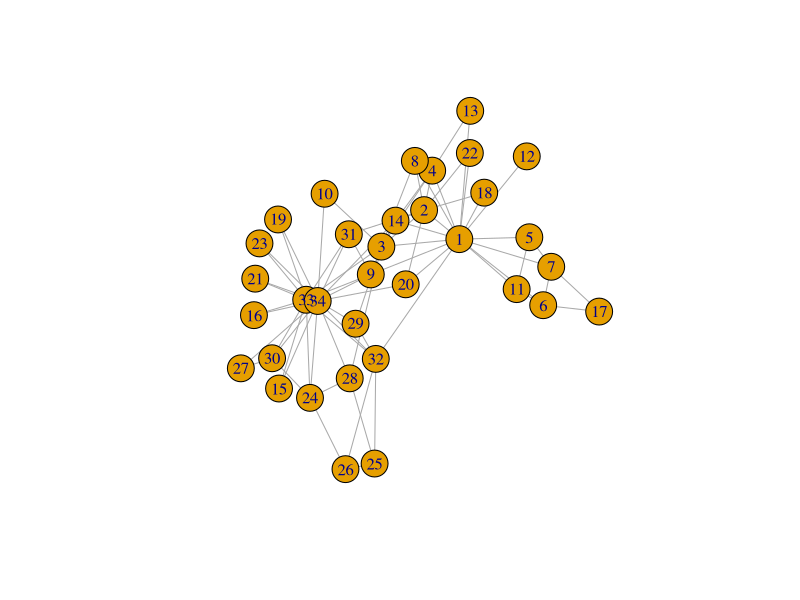

Generate this figure with R:
## ---- chunk 1
library(igraph)

z <- make_graph("Zachary")

z
## ---- chunk 2
plot(z)
## ---- chunk 3
is_directed(z)
## ---- chunk 4
ecount(z)
## ---- chunk 5
vcount(z)
## ---- chunk 6
edge_density(z)
## ---- chunk 7
count_components(z)
## ---- chunk 8
diameter(z)
## ---- chunk 9
mean_distance(z)
## ---- chunk 10
transitivity(z, type="average")
## ---- chunk 11
degree(z)
## ---- chunk 12
V(z)$degree <- degree(z)
